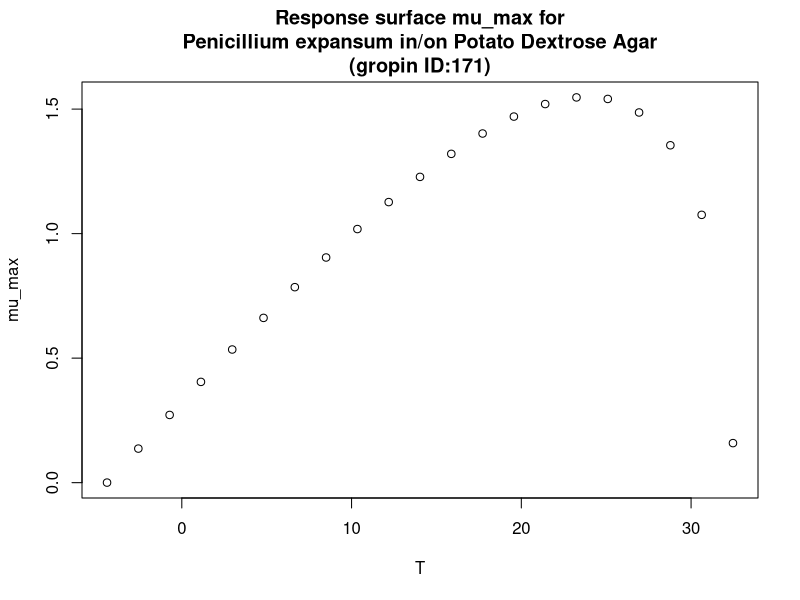

R code for this plot:
#############################
# start of Parameter script
#############################
T <- seq(-4.4044,32.4675324675325,length.out=21)
#############################
# end of Parameter script
#############################
############################# 
# start of Model script Gropin ID 171 
#############################
 
# constant coefficients for this model
Tmin <- -4.4
Topt <- 23.9
Tmax <- 32.5
 
variables <- data.frame(T)
argumentsPar <- expand.grid(variables)
 
# heart of the model
response_surface <- function(T) {
   mumax <-((2.4^0.5)*(((T-Tmax)*(T-Tmin)^2)/((Topt-Tmin)*(((Topt-Tmin)*(T-Topt))-((Topt-Tmax)*(Topt+Tmin-2*T)))))^0.5)

return(mumax=mumax)
} 

# output parameters
mumax <- cbind(argumentsPar,response_surface(argumentsPar['T']))
colnames(mumax) <- c(colnames(argumentsPar),'mumax')
#############################
# End of Model script
#############################
############################# 
# start of Visualisation script Gropin ID 171 
#############################
plot(T,mumax$mumax,
                          xlab='T',
                          ylab='mu_max',main='Response surface mu_max for
Penicillium expansum in/on Potato Dextrose Agar
(gropin ID:171)')
#############################
# End of Visualisation script
#############################
